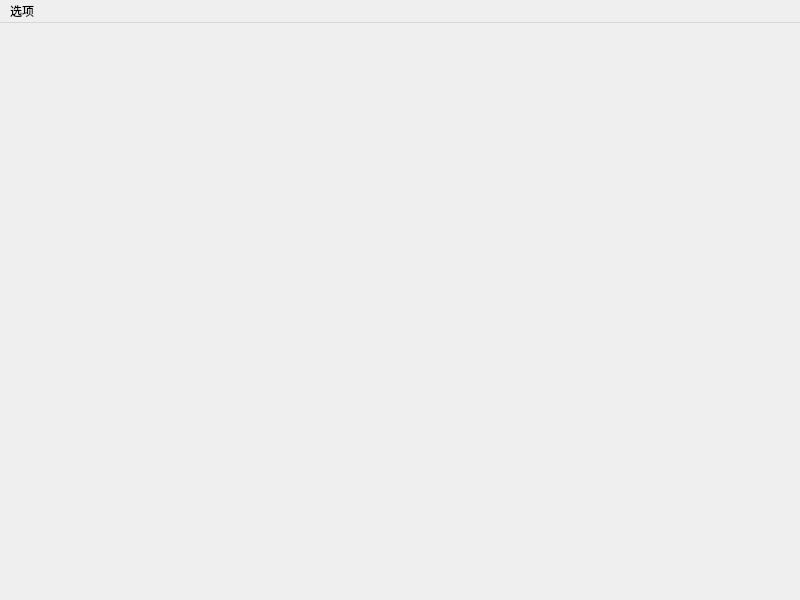
<?xml version="1.0" encoding="UTF-8"?>
<ui version="4.0">
 <class>MainScene</class>
 <widget class="QMainWindow" name="MainScene">
  <property name="geometry">
   <rect>
    <x>0</x>
    <y>0</y>
    <width>800</width>
    <height>600</height>
   </rect>
  </property>
  <property name="windowTitle">
   <string>MainScene</string>
  </property>
  <widget class="QWidget" name="centralwidget"/>
  <widget class="QMenuBar" name="menubar">
   <property name="geometry">
    <rect>
     <x>0</x>
     <y>0</y>
     <width>800</width>
     <height>28</height>
    </rect>
   </property>
   <widget class="QMenu" name="menu">
    <property name="title">
     <string>选项</string>
    </property>
    <addaction name="actionQuit"/>
   </widget>
   <addaction name="menu"/>
  </widget>
  <action name="actionQuit">
   <property name="text">
    <string>退出</string>
   </property>
  </action>
 </widget>
 <resources/>
 <connections/>
</ui>
